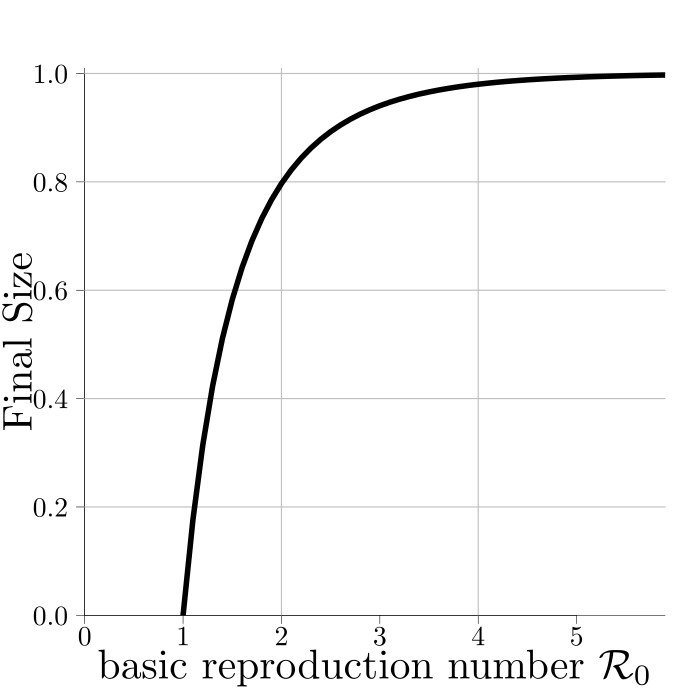

Source code (R):
## final size graph
## 29 Nov 2011
## 10 Jan 2017 (added approx)
## 27 May 2026 (simplified for SSC 2026 talk)
require(emdbook)
finalsize = function(R0) {
   1+1/R0*lambertW(-R0*exp(-R0))
}
R0max <- 5.9
R0vals <- seq(1,R0max,by=0.1)
Z <- finalsize(R0vals)

if (interactive()) {
    pdf("finalsize.pdf")
} else {
    library(tikzDevice)
    tikz("finalsize.tex", standAlone = TRUE)
}

## A numerical vector of the form c(bottom, left, top, right)
## which gives the number of lines of margin to be specified
## on the four sides of the plot.
## The default is c(5, 4, 4, 2) + 0.1.
par(mar=c(5, 5, 4, 2) + 0.1)
##par(oma=c(0,1,0,0))

## Setup up coordinate system and plot box
plot(x=c(0,R0max),y=c(0,1.01), type = "n",
     xlab = earnmisc::nice_text("basic reproduction number $\\mathcal{R}_0$", use.tikz=TRUE), 
     bty = "l",xaxs="i", yaxs="i",
     ylab = "Final Size",
     cex.lab=3, cex.axis=2, las=1)
##grid(lwd=2,lty=1)
## avoid grey lines over axes:
abline(h=seq(0.2,1.0,length=5), v=seq(2,10,by=2), lwd=2, lty=1, col="grey")

## iterated approx:
##lines(R0vals,1-exp(-R0vals*(1-exp(-R0vals))),lwd=2.5,lty="dotted",col="lightblue")
## standard crude approx:
##lines(R0vals,1-exp(-R0vals),lwd=5,lty="dotted",col="darkblue")
lines(R0vals,Z,lwd=10)

## legend("bottomright",bty="n",
##        lty=c("dotted","solid"),
##        col=c("darkblue","black"),
##        lwd=c(5,10),legend=c("approx","exact"),
##        cex=2
## )
       
dev.off()
